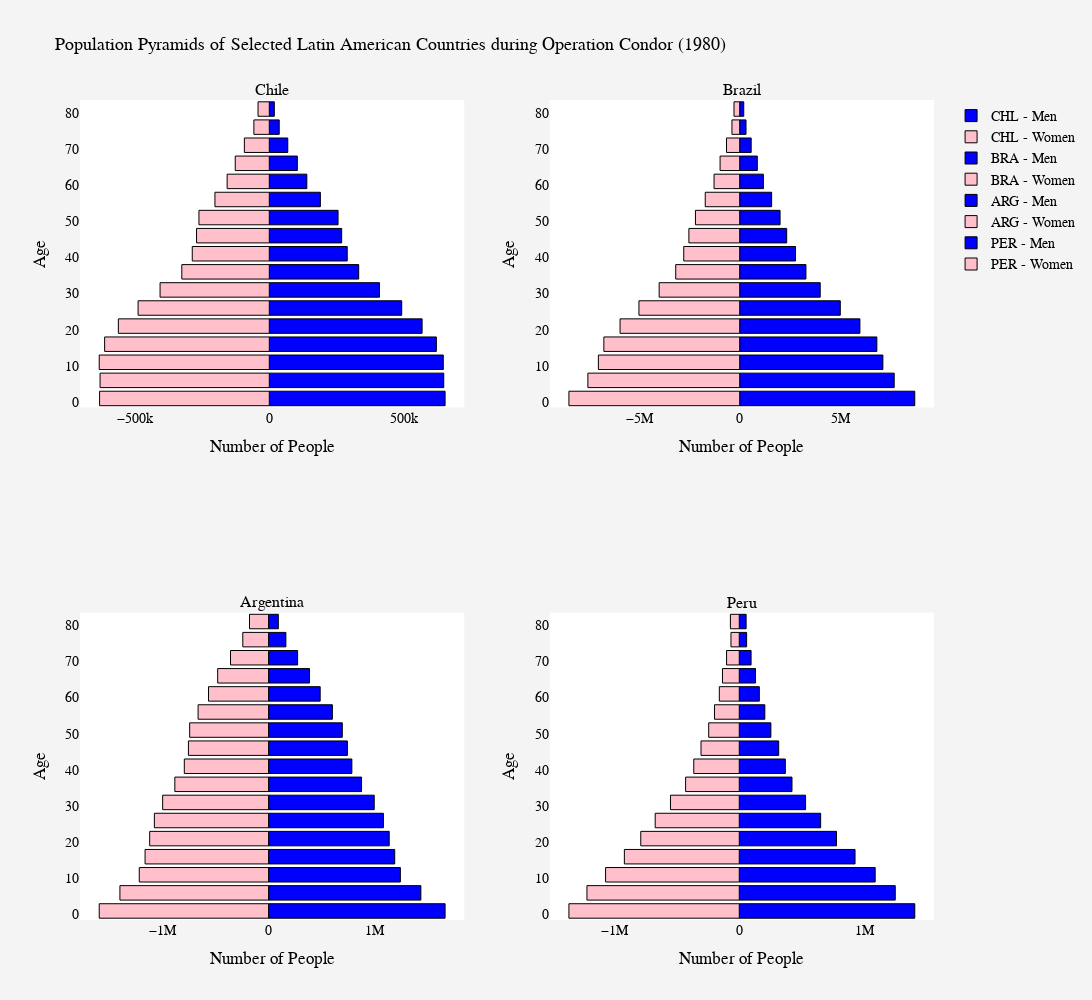

Here is the notebook cell this chart was saved with:
### Code cell
# A figure comparing the population pyramids of various Operation Condor countries in 1980

# Define multiple countries
country_choices = ["CHL", "BRA", "ARG", "PER"]
country_titles = ["Chile", "Brazil", "Argentina", "Peru"]

# Create a subplot layout (2 rows, 2 columns)
fig_5 = make_subplots(rows=2, cols=2, subplot_titles=country_titles)

# Loop through each country and generate its population pyramid
for i, (country, title) in enumerate(zip(country_choices, country_titles)):
    condor_countries = wbdata.get_dataframe(categories, country=country)

    # Extract male and female data
    male_data = condor_countries.loc[str(1980), :].filter(regex="Male").values
    female_data = -condor_countries.loc[str(1980), :].filter(regex="Female").values  # Negative for left alignment
    age_groups = [int(s[:2]) + 1 for s in ages]  # Convert age labels to integers

    # Determine subplot position
    row = i // 2 + 1
    col = i % 2 + 1

    # Add Male bar trace
    fig_5.add_trace(go.Bar(
        x=male_data,
        y=age_groups,
        orientation='h',
        name=f'{country} - Men',
        marker=dict(color='olive', line=dict(color='black', width=1)),
        hoverinfo='skip'
    ), row=row, col=col)

    # Add Female bar trace
    fig_5.add_trace(go.Bar(
        x=female_data,
        y=age_groups,
        orientation='h',
        name=f'{country} - Women',
        marker=dict(color='yellow', line=dict(color='black', width=1)),
        hoverinfo='skip'
    ), row=row, col=col)

 # Customize X and Y axis labels for each subplot
    fig_5.update_xaxes(title_text="Number of People", row=row, col=col)
    fig_5.update_yaxes(title_text="Age", row=row, col=col)

# Updated layout for aesthetics!
fig_5.update_layout(
    title="Population Pyramids of Selected Latin American Countries during Operation Condor (1980)",
    title_font=dict(size=18, color='black'),
    barmode='overlay',
    width=1200,  # Adjust width
    height=1000,  # Adjust height
    paper_bgcolor='#f4f4f4',
    plot_bgcolor='#ffffff',
    font=dict(family="Arial, sans-serif", size=14, color="black"),
    showlegend=True
)

# Make the final figure
fig_5.show()

### Figure 1 — Plotly figure (JSON) as saved in the notebook; plotly's stock layout.template omitted (floating-point values rounded to 4 significant figures)
{"data": [{"hoverinfo": "skip", "marker": {"color": "blue", "line": {"color": "black", "width": 1}}, "name": "CHL - Men", "orientation": "h", "type": "bar", "x": [652574, 647666, 645909, 620229, 567250, 491624, 409007, 331870, 289279, 268652, 255266, 189590, 139353, 104068, 68561, 36829, 18657], "xaxis": "x", "y": [1, 6, 11, 16, 21, 26, 31, 36, 41, 46, 51, 56, 61, 66, 71, 76, 81], "yaxis": "y"}, {"hoverinfo": "skip", "marker": {"color": "pink", "line": {"color": "black", "width": 1}}, "name": "CHL - Women", "orientation": "h", "type": "bar", "x": [-630032, -628225, -631393, -611236, -560361, -487080, -405464, -324763, -286005, -270088, -261162, -201831, -156501, -126445, -92569, -57212, -41799], "xaxis": "x", "y": [1, 6, 11, 16, 21, 26, 31, 36, 41, 46, 51, 56, 61, 66, 71, 76, 81], "yaxis": "y"}, {"hoverinfo": "skip", "marker": {"color": "blue", "line": {"color": "black", "width": 1}}, "name": "BRA - Men", "orientation": "h", "type": "bar", "x": [8705260, 7681746, 7119097, 6819894, 5976737, 5001858, 4003020, 3293710, 2776363, 2337070, 2007220, 1588274, 1177337, 875473, 570840, 314927, 201949], "xaxis": "x2", "y": [1, 6, 11, 16, 21, 26, 31, 36, 41, 46, 51, 56, 61, 66, 71, 76, 81], "yaxis": "y2"}, {"hoverinfo": "skip", "marker": {"color": "pink", "line": {"color": "black", "width": 1}}, "name": "BRA - Women", "orientation": "h", "type": "bar", "x": [-8490997, -7547441, -7025953, -6753974, -5947899, -5009752, -4003464, -3180686, -2781999, -2525854, -2200234, -1713180, -1274734, -975281, -655776, -385609, -283855], "xaxis": "x2", "y": [1, 6, 11, 16, 21, 26, 31, 36, 41, 46, 51, 56, 61, 66, 71, 76, 81], "yaxis": "y2"}, {"hoverinfo": "skip", "marker": {"color": "blue", "line": {"color": "black", "width": 1}}, "name": "ARG - Men", "orientation": "h", "type": "bar", "x": [1658787, 1431246, 1238553, 1185550, 1133698, 1079019, 992858, 873724, 782693, 740675, 692847, 599645, 484848, 384797, 272777, 162625, 91500], "xaxis": "x3", "y": [1, 6, 11, 16, 21, 26, 31, 36, 41, 46, 51, 56, 61, 66, 71, 76, 81], "yaxis": "y3"}, {"hoverinfo": "skip", "marker": {"color": "pink", "line": {"color": "black", "width": 1}}, "name": "ARG - Women", "orientation": "h", "type": "bar", "x": [-1591807, -1397348, -1215394, -1160852, -1117729, -1073498, -995609, -881192, -792162, -753416, -741758, -662419, -564430, -478445, -357916, -242477, -179302], "xaxis": "x3", "y": [1, 6, 11, 16, 21, 26, 31, 36, 41, 46, 51, 56, 61, 66, 71, 76, 81], "yaxis": "y3"}, {"hoverinfo": "skip", "marker": {"color": "blue", "line": {"color": "black", "width": 1}}, "name": "PER - Men", "orientation": "h", "type": "bar", "x": [1405600, 1249214, 1088465, 927140, 778933, 651821, 530996, 422202, 368821, 315676, 253142, 204723, 160619, 130179, 94603, 59021, 54874], "xaxis": "x4", "y": [1, 6, 11, 16, 21, 26, 31, 36, 41, 46, 51, 56, 61, 66, 71, 76, 81], "yaxis": "y4"}, {"hoverinfo": "skip", "marker": {"color": "pink", "line": {"color": "black", "width": 1}}, "name": "PER - Women", "orientation": "h", "type": "bar", "x": [-1364253, -1219856, -1070516, -920126, -788742, -673314, -550923, -429673, -364282, -306360, -244826, -198557, -159760, -134479, -101679, -66516, -71051], "xaxis": "x4", "y": [1, 6, 11, 16, 21, 26, 31, 36, 41, 46, 51, 56, 61, 66, 71, 76, 81], "yaxis": "y4"}], "layout": {"annotations": [{"font": {"size": 16}, "showarrow": false, "text": "Chile", "x": 0.225, "xanchor": "center", "xref": "paper", "y": 1, "yanchor": "bottom", "yref": "paper"}, {"font": {"size": 16}, "showarrow": false, "text": "Brazil", "x": 0.775, "xanchor": "center", "xref": "paper", "y": 1, "yanchor": "bottom", "yref": "paper"}, {"font": {"size": 16}, "showarrow": false, "text": "Argentina", "x": 0.225, "xanchor": "center", "xref": "paper", "y": 0.375, "yanchor": "bottom", "yref": "paper"}, {"font": {"size": 16}, "showarrow": false, "text": "Peru", "x": 0.775, "xanchor": "center", "xref": "paper", "y": 0.375, "yanchor": "bottom", "yref": "paper"}], "barmode": "overlay", "font": {"color": "black", "family": "Arial, sans-serif", "size": 14}, "height": 1000, "paper_bgcolor": "#f4f4f4", "plot_bgcolor": "#ffffff", "showlegend": true, "title": {"font": {"color": "black", "size": 18}, "text": "Population Pyramids of Selected Latin American Countries during Operation Condor (1980)"}, "width": 1200, "xaxis": {"anchor": "y", "domain": [0, 0.45], "title": {"text": "Number of People"}}, "xaxis2": {"anchor": "y2", "domain": [0.55, 1], "title": {"text": "Number of People"}}, "xaxis3": {"anchor": "y3", "domain": [0, 0.45], "title": {"text": "Number of People"}}, "xaxis4": {"anchor": "y4", "domain": [0.55, 1], "title": {"text": "Number of People"}}, "yaxis": {"anchor": "x", "domain": [0.625, 1], "title": {"text": "Age"}}, "yaxis2": {"anchor": "x2", "domain": [0.625, 1], "title": {"text": "Age"}}, "yaxis3": {"anchor": "x3", "domain": [0, 0.375], "title": {"text": "Age"}}, "yaxis4": {"anchor": "x4", "domain": [0, 0.375], "title": {"text": "Age"}}}}
